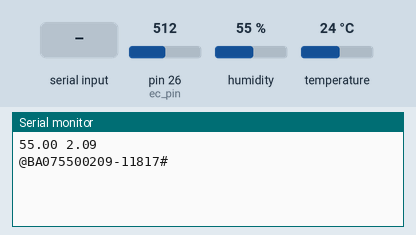
A sketch run on a simulated Arduino Mega 2560, built for the host (arithmetic inside an expression is 32-bit, double 64-bit). Parts: the last lines printed to the serial monitor. The test bench sets the inputs (shaded band); at power-on: pin 26 (ec_pin) = 512, humidity 55 %, temperature 24 °C. EEPROM starts erased.

Above: at 1.2 s.
1.3 s: "@" received over the second serial link
At 1.98 s:
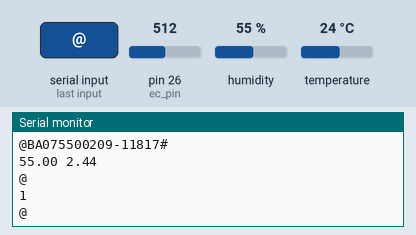
3.2 s: "#" received over the second serial link
At 4.09 s:
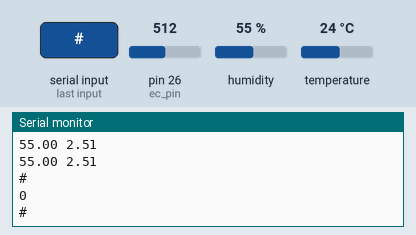
5.3 s: "D" received over the second serial link
At 6.21 s:
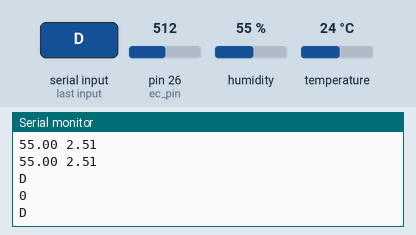
7.4 s: "A" received over the second serial link
At 8.32 s:
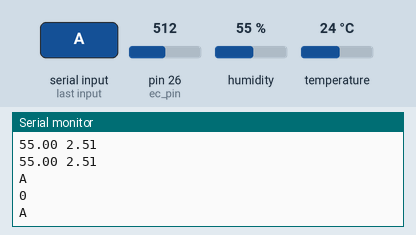
9.5 s: "B" received over the second serial link
At 10.44 s:
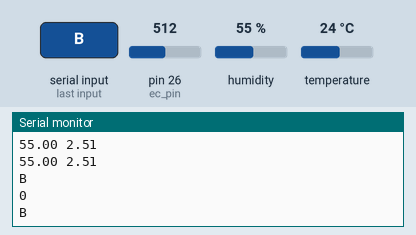
11.6 s: "90,45\n" received over the second serial link
At 12.58 s:
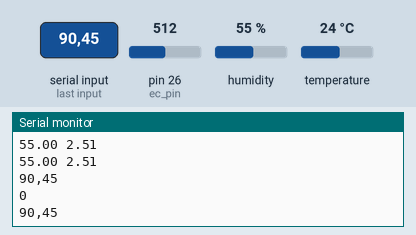
Timing chart, 0 to 14.6 s (numbered marks = the images above; inputs shaded):
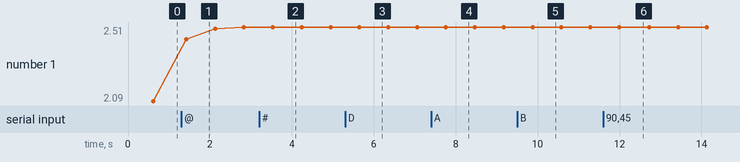

The sketch:

slave1.ino
```cpp
//khung truyen @+diachigui+maham+bytedata+crc+diachinhan#
//dia chi: A-master B-slave1 C-slave2 D-pc
//ma ham: 0-send 1-receive_success 2-receive_failure
#include <DFRobot_ESP_EC.h>
#include <stdio.h>
#include <stdlib.h>
#include "EEPROM.h"
#include "DHT.h"
#include <HardwareSerial.h>
#include <string.h>

//HardwareSerial SerialPort(2);  // use UART2

#define tem_pin 27
#define ec_pin 26
#define De 18
#define Re 19
String start, address_receive, address_sent, data, function, crc, length_data, Ec_str, Tem_str, pack, End;
char warring[12] = "@DE5017682#";
DFRobot_ESP_EC ec;

unsigned long per_time;
float voltage, ecValue,humiValue, temperature = 25;
//float ecValuef=0.084;
//float humiValuef=50.74;
int result = 0; //1-success 2-failure
int chedo= 0; //0-allow 1-unallow
int kieutruyen=0;
int dem=0;
char* checkwr;
float DHTPIN = tem_pin;
const int DHTTYPE = DHT22;
DHT dht(DHTPIN, DHTTYPE);

int chuyen1(String a) {
  int l1 = a.length();
  int num = 0;
  for (int i = l1 - 1; i >= 0; --i) {
    num += (int)(a[i] - '0') * pow(10, l1 - i - 1);
  }
  return num+48;
}
int chuyen(String a) {
  int l1 = a.length();
  int num = 0;
  for (int i = l1 - 1; i >= 0; --i) {
    num += (int)(a[i] - '0') * pow(10, l1 - i - 1);
  }
  return num;
}
int xorbyte(String a, int crc) {
  int b = chuyen1(a);
  //int dem=0;
  crc = crc ^ b;
  int tt;
  for (int i = 0; i < 8; i++)
    if (crc & 0x0001) {
      crc = crc >> 1;

      crc = crc ^ 0xA001;
    } else {
      crc= crc >> 1;
    }
  return crc;
}


int value_crc(String address_sent2, String address_receive2, String funcion2, String length_data2, String data2) {
  int length = chuyen(length_data2);
  String k;
  int crc = 0xFFFF;
  int cl;

  crc = xorbyte(address_sent2, crc);
  crc = xorbyte(address_receive2, crc);
  crc = xorbyte(funcion2, crc);
  crc = xorbyte(length_data2, crc);
    for (int i = 0; i < length; i ++ ) {
      k = data2.substring(i, i + 1);
      crc=xorbyte(k, crc);
    }
  return crc;
}
int value_crc1(String address_sent2, String address_receive2, String funcion2, String length_data2) {
  int length = chuyen(length_data2);
  String k;
  int crc = 0xFFFF;
  int cl;

  crc = xorbyte(address_sent2, crc);
  crc = xorbyte(address_receive2, crc);
  crc = xorbyte(funcion2, crc);
  crc = xorbyte(length_data2, crc);

  return crc;
}
void boctach(String dl, int length) {
  int value_length;
  int length_rs485 = dl.length();
  start = dl.substring(0, 1);
  address_sent = dl.substring(1, 2);
  address_receive = dl.substring(2, 3);
  function = dl.substring(3, 4);
  length_data = dl.substring(4, 5);
  value_length = chuyen(length_data);
  if(value_length==0){
    crc=dl.substring(5,length_rs485-1);
  }
  else {

  data = dl.substring(5,5+value_length);
  crc = dl.substring(5 + value_length, length_rs485- 1);
  }
  End = dl.substring(length_rs485 - 1, length_rs485);
}

void docdata() {


  String pack = "";

  while (Serial2.available()) {
    char c = (char)Serial2.read();
    if(c=='@'){
      dem++;
    }
    pack += c;
    //Serial.print(c);
    //Serial.print("");
    delay(5);
  }
  Serial.println(pack);
  pack.trim();


  delay(100);

  if (pack != "") {
    int length = pack.length();
    Serial.println(dem);
char hihi[length+1];
    pack.toCharArray(hihi,length+1);
    checkwr = strstr(hihi,warring);
  if(checkwr!=NULL){
    pack = "@DE5017682#";
    dem=0;
  }
    if(dem>=2){
    pack = pack.substring(length-11,length);
    dem=0;
  }
  else dem=0;
    Serial.println(pack);
    int real_crc;
    int value_length;
    boctach(pack, length);
    if(start=="@"&&End=="#"){
     value_length = chuyen(length_data);
      if(value_length==0){
        real_crc = value_crc1(address_sent, address_receive, function, length_data);
      }
      else {
    real_crc = value_crc(address_sent, address_receive, function, length_data, data);}
    int crc_pack = chuyen(crc);
    //Serial.println(crc);
    if(real_crc == crc_pack){
      // Serial.println("hehe");
    // if(function=="1" && address_sent=="D"){
    //   if(address_receive=="A"){
    //     if(kieutruyen==0){
    //       dem++;
    //      // Serial.println(dem);
    //       if(dem%2==0){
    //     chedo=0;} // dao nguoc khi sang slave 2
    //   }
    //   }
    // }
    if (function == "1" && address_sent == "D"){
        if(address_receive=="A"){
          chedo=0;
      }
      }
    else if(function == "3" && address_receive == "B"){
      if(address_sent == "D" && kieutruyen==1){
        chedo=0;
      }
      else if (address_sent=="A" && kieutruyen==0){
        chedo=0;
      }
      else;
    }
    else if(function=="2"){
      if(address_sent=="A"){
        if(address_receive=="B"){
          chedo=0;
        }
        else chedo = 1;
      }
    }
    else if (address_sent == "D" && address_receive == "E"){
      if(function == "4"){
        chedo=0;
        kieutruyen=0;
        dem=0;
      }
      else {
        chedo=1;
        kieutruyen=1;
    }}
    else ;
    }
    // Serial.print(real_crc);
    // Serial.print(" ");
    // Serial.print(crc_pack);
  }
  }
  pack = "";
  delay(50);
}

void guidata(float value_ec, float value_humi, String address_gui, String address_nhan) {
  //dem=0;
int value_ec1, value_humi1;
value_ec1=value_ec*100;
value_humi1=value_humi*100;
String str_ec="";
String str_humi="";
String str_crc="";
String str_length="";
str_ec.concat(value_ec1);
str_humi.concat(value_humi1);
String data1;
String h="0";
data1=str_humi + str_ec;
//Serial.print(data1);
int length_data1;
length_data1=data1.length();
str_length.concat(length_data1);
int crc10=value_crc(address_gui, address_nhan ,"0",str_length,data1);
str_crc.concat(crc10);
String pack1;
pack1 = "@" + address_gui + address_nhan + "0" + str_length + data1 + str_crc + "#";
  Serial2.print(pack1);
Serial.println(pack1);
}

void setup() {
  // put your setup code here, to run once:
    Serial.begin(115200);
    Serial2.begin(115200);
  pinMode(ec_pin, INPUT);
  pinMode(tem_pin, INPUT);
  pinMode(De,OUTPUT);
  pinMode(Re,OUTPUT);
  EEPROM.begin(32);//needed EEPROM.begin to store calibration k in eeprom
	ec.begin();//by default lib store calibration k since 10 change it by set ec.begin(30); to start from 30
  //per_time = millis();
  dht.begin();
    digitalWrite(De,1);
    digitalWrite(Re,1);
      float a[10],b[10],humi,temp;
      humi=0; ecValue = 0;
  delay(10);
}
//const uint16_t buf="101556";
//int len=buf.length();


void loop() {
  //master
  //float ec1,ec2,T1, T2;
  float a[10], b[10], humi, temp;

  	static unsigned long timepoint = millis();
	if (millis() - timepoint > 50) //time interval: 1s
	{
		 timepoint = millis();
     digitalWrite(De,0);
     digitalWrite(Re,0);
		  docdata();
       delay(50);
		// Serial.print("voltage:");
		//  Serial.print(voltage);

		// //temperature = readTemperature();  // read your temperature sensor to execute temperature compensation
		// Serial.print(" temperature:");
		// Serial.print(temperature);
		// Serial.print("^C");

    for(int i=0;i<10;i++){
       voltage = (analogRead(26)*3300/4096);
    // Serial.print(" V:");
		//  Serial.println(voltage);
		 a[i] = ec.readEC(voltage, temperature);
     delay(30); // convert voltage to EC with temperature compensation
		// Serial.print(" EC:");
		 //Serial.print(a[i]);
     //Serial.print(" ");
		// Serial.println("ms/cm");
    //b[i] = dht.readHumidity();
     }
     for (int i = 0; i < 9; i++) {
    // for (int j = i + 1; j < 10; j++) {
      if (a[i] > a[i+1]) {
        temp = a[i];
        a[i] = a[i+1];
        a[i+1] = temp;
      }
      if (b[i] > b[i+1]) {
        temp = b[i];
        b[i] = b[i+1];
        b[i+1] = temp;
      }
    //}
  }
     for(int i=5;i<10;i++){
      //humi+=b[i];
       ecValue+=a[i];
     }
     humi=dht.readHumidity();
     ecValue=ecValue/6;
       Serial.print(humi);
       Serial.print(" ");
        Serial.print(ecValue);
        Serial.println(" ");
      delay(100);
//       Serial.print(chedo);
//       Serial.print(" ");
// Serial.println(kieutruyen);
if(chedo==0){
digitalWrite(De,1);
    digitalWrite(Re,1);
    if(kieutruyen==0){
  guidata(ecValue,humi,"B","A");}
  else guidata(ecValue,humi,"B","D");
  delay(100);
  chedo=1;}


  //Serial.println(chedo);

  }
    // if(chedo==0){
    // guidata(ecValue,humi,"B","A");
    // chedo=1;
    // }
    //docdata();
	delay(100);
	ec.calibration(voltage, temperature); // calibration process by Serail CMD
}
//@AB0812031456crc#
```

Measured:
- after the input at 1.3 s, the serial monitor: prints a new line after 0.32 s (image 1)
- after the input at 3.2 s, the serial monitor: prints a new line after 0.54 s (image 2)
- after the input at 5.3 s, the serial monitor: prints a new line after 0.55 s (image 3)
- after the input at 7.4 s, the serial monitor: prints a new line after 0.57 s (image 4)
- after the input at 9.5 s, the serial monitor: prints a new line after 0.58 s (image 5)
- after the input at 11.6 s, the serial monitor: prints a new line after 0.62 s (image 6)
